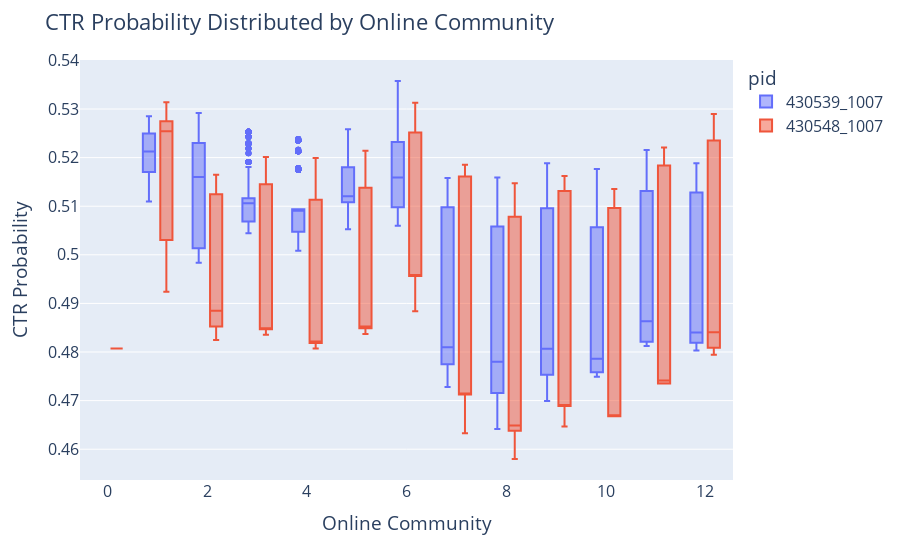

The notebook cell this image was saved under:
### Code cell
fig = px.box(pre_results, x="cms_group_id", y="clk_p",color="pid")

fig.update_layout(
    title="CTR Probability Distributed by Online Community",
    xaxis_title="Online Community",
    yaxis_title="CTR Probability",
    font=dict(size=16))


fig.show()

### Figure 1 — Plotly figure (JSON) as saved in the notebook; plotly's stock layout.template omitted (floating-point values rounded to 4 significant figures; data arrays with more than 128 entries replaced by an {"elided": "..."} marker saying what was removed)
{"data": [{"alignmentgroup": "True", "hovertemplate": "pid=430539_1007<br>cms_group_id=%{x}<br>clk_p=%{y}<extra></extra>", "legendgroup": "430539_1007", "marker": {"color": "#636efa"}, "name": "430539_1007", "notched": false, "offsetgroup": "430539_1007", "orientation": "v", "showlegend": true, "type": "box", "x": {"elided": "3604 int values"}, "x0": " ", "xaxis": "x", "y": {"elided": "3604 float values"}, "y0": " ", "yaxis": "y"}, {"alignmentgroup": "True", "hovertemplate": "pid=430548_1007<br>cms_group_id=%{x}<br>clk_p=%{y}<extra></extra>", "legendgroup": "430548_1007", "marker": {"color": "#EF553B"}, "name": "430548_1007", "notched": false, "offsetgroup": "430548_1007", "orientation": "v", "showlegend": true, "type": "box", "x": {"elided": "6396 int values"}, "x0": " ", "xaxis": "x", "y": {"elided": "6396 float values"}, "y0": " ", "yaxis": "y"}], "layout": {"boxmode": "group", "font": {"size": 16}, "legend": {"title": {"text": "pid"}, "tracegroupgap": 0}, "margin": {"t": 60}, "title": {"text": "CTR Probability Distributed by Online Community"}, "xaxis": {"anchor": "y", "domain": [0, 1], "title": {"text": "Online Community"}}, "yaxis": {"anchor": "x", "domain": [0, 1], "title": {"text": "CTR Probability"}}}}
